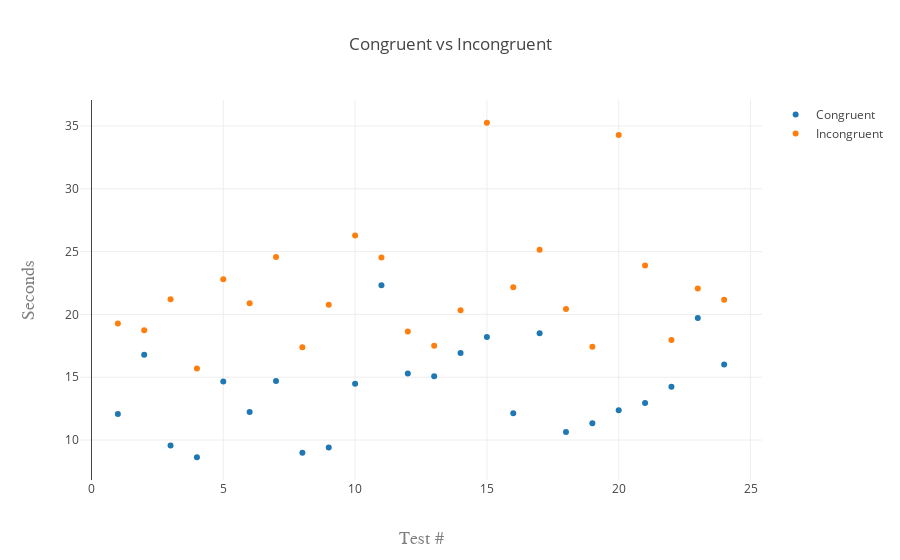

The cell this chart's notebook holds for it:
### Markdown cell above
(4) Provide one or two visualizations that show the distribution of the sample data. Write one or two sentences noting what you observe about the plot or plots.

### Code cell
trace1 = go.Scatter(
    x=r,
    y=congruent,
    name='Congruent',
    mode='markers'
)
trace2 = go.Scatter(
    x=r,
    y=incongruent,
    name='Incongruent',
    mode='markers'
)
data = [trace1, trace2]
layout = go.Layout(
    title='Congruent vs Incongruent',
    xaxis=dict(
        title='Test #',
        titlefont=dict(
            family='Courier New, monospace',
            size=18,
            color='#7f7f7f'
        )
    ),
    yaxis=dict(
        title='Seconds',
        titlefont=dict(
            family='Courier New, monospace',
            size=18,
            color='#7f7f7f'
        )
    )
)
fig = go.Figure(data=data, layout=layout)
plot_url = plot(fig)


# I would like feed back on how I can use set_xticklabels() with these traces 
# in order to display all X labels in the X Axis so instead of displaying 5, 10 , 15
# it displays 1, 2, 3, 4, ... 24

### Figure 1 — Plotly figure (JSON) as saved in the notebook; plotly's stock layout.template omitted (floating-point values rounded to 4 significant figures)
{"data": [{"mode": "markers", "name": "Congruent", "type": "scatter", "x": [1, 2, 3, 4, 5, 6, 7, 8, 9, 10, 11, 12, 13, 14, 15, 16, 17, 18, 19, 20, 21, 22, 23, 24], "y": [12.08, 16.79, 9.564, 8.63, 14.67, 12.24, 14.69, 8.987, 9.401, 14.48, 22.33, 15.3, 15.07, 16.93, 18.2, 12.13, 18.5, 10.64, 11.34, 12.37, 12.94, 14.23, 19.71, 16.0]}, {"mode": "markers", "name": "Incongruent", "type": "scatter", "x": [1, 2, 3, 4, 5, 6, 7, 8, 9, 10, 11, 12, 13, 14, 15, 16, 17, 18, 19, 20, 21, 22, 23, 24], "y": [19.28, 18.74, 21.21, 15.69, 22.8, 20.88, 24.57, 17.39, 20.76, 26.28, 24.52, 18.64, 17.51, 20.33, 35.26, 22.16, 25.14, 20.43, 17.43, 34.29, 23.89, 17.96, 22.06, 21.16]}], "layout": {"title": "Congruent vs Incongruent", "xaxis": {"title": "Test #", "titlefont": {"color": "#7f7f7f", "family": "Courier New, monospace", "size": 18}}, "yaxis": {"title": "Seconds", "titlefont": {"color": "#7f7f7f", "family": "Courier New, monospace", "size": 18}}}}
